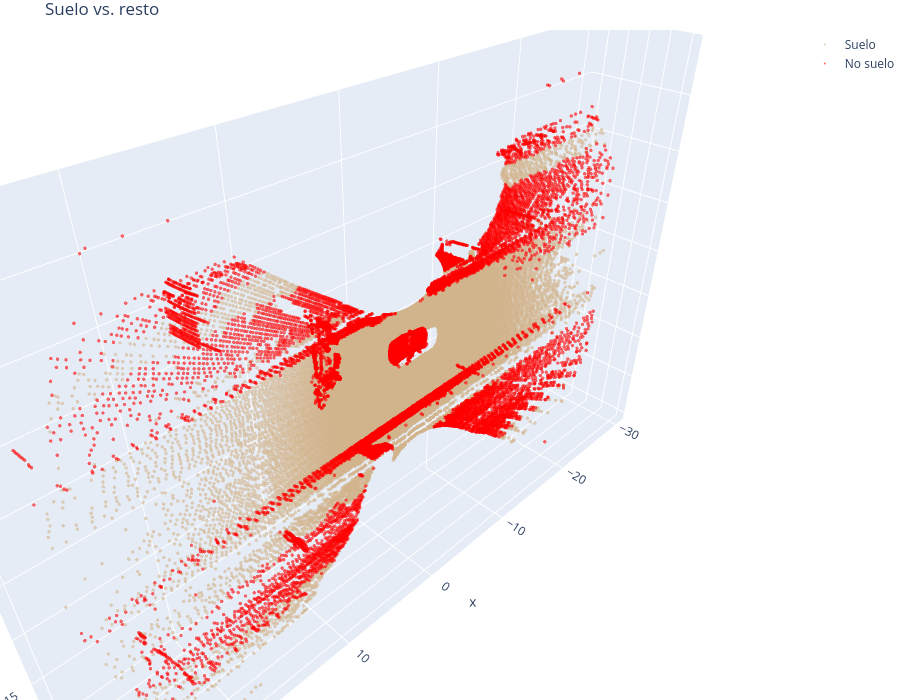

Notebook code cell kept with this figure:
### Markdown cell above
### 4.2 Función reutilizable de visualización 3D

Para no repetir el mismo bloque de código de plotly cada vez que queramos visualizar
algo, definimos una función una única vez.

### Code cell
def plot_3d(grupos, titulo=""):
    """
    grupos: diccionario {nombre: (array_de_puntos, color)}
    """
    fig = go.Figure()
    for nombre, (puntos, color) in grupos.items():
        fig.add_trace(go.Scatter3d(
            x=puntos[:, 0], y=puntos[:, 1], z=puntos[:, 2],
            mode='markers',
            marker=dict(size=2, color=color, opacity=0.6),
            name=nombre
        ))
    fig.update_layout(
        scene=dict(xaxis_title='x', yaxis_title='y', zaxis_title='z',
                    aspectmode='data'),
        title=titulo,
        width=900, height=700,
        margin=dict(l=0, r=0, b=0, t=30)
    )
    fig.show()

# La usamos para ver suelo vs. no-suelo
plot_3d({'Suelo': (suelo, 'tan'), 'No suelo': (no_suelo, 'red')}, "Suelo vs. resto")

### Figure 1 — Plotly figure (JSON) as saved in the notebook; plotly's stock layout.template omitted (floating-point values rounded to 4 significant figures; data arrays with more than 128 entries replaced by an {"elided": "..."} marker saying what was removed)
{"data": [{"marker": {"color": "tan", "opacity": 0.6, "size": 2}, "mode": "markers", "name": "Suelo", "type": "scatter3d", "x": {"elided": "40861 float values"}, "y": {"elided": "40861 float values"}, "z": {"elided": "40861 float values"}}, {"marker": {"color": "red", "opacity": 0.6, "size": 2}, "mode": "markers", "name": "No suelo", "type": "scatter3d", "x": {"elided": "15707 float values"}, "y": {"elided": "15707 float values"}, "z": {"elided": "15707 float values"}}], "layout": {"height": 700, "margin": {"b": 0, "l": 0, "r": 0, "t": 30}, "scene": {"aspectmode": "data", "xaxis": {"title": {"text": "x"}}, "yaxis": {"title": {"text": "y"}}, "zaxis": {"title": {"text": "z"}}}, "title": {"text": "Suelo vs. resto"}, "width": 900}}
